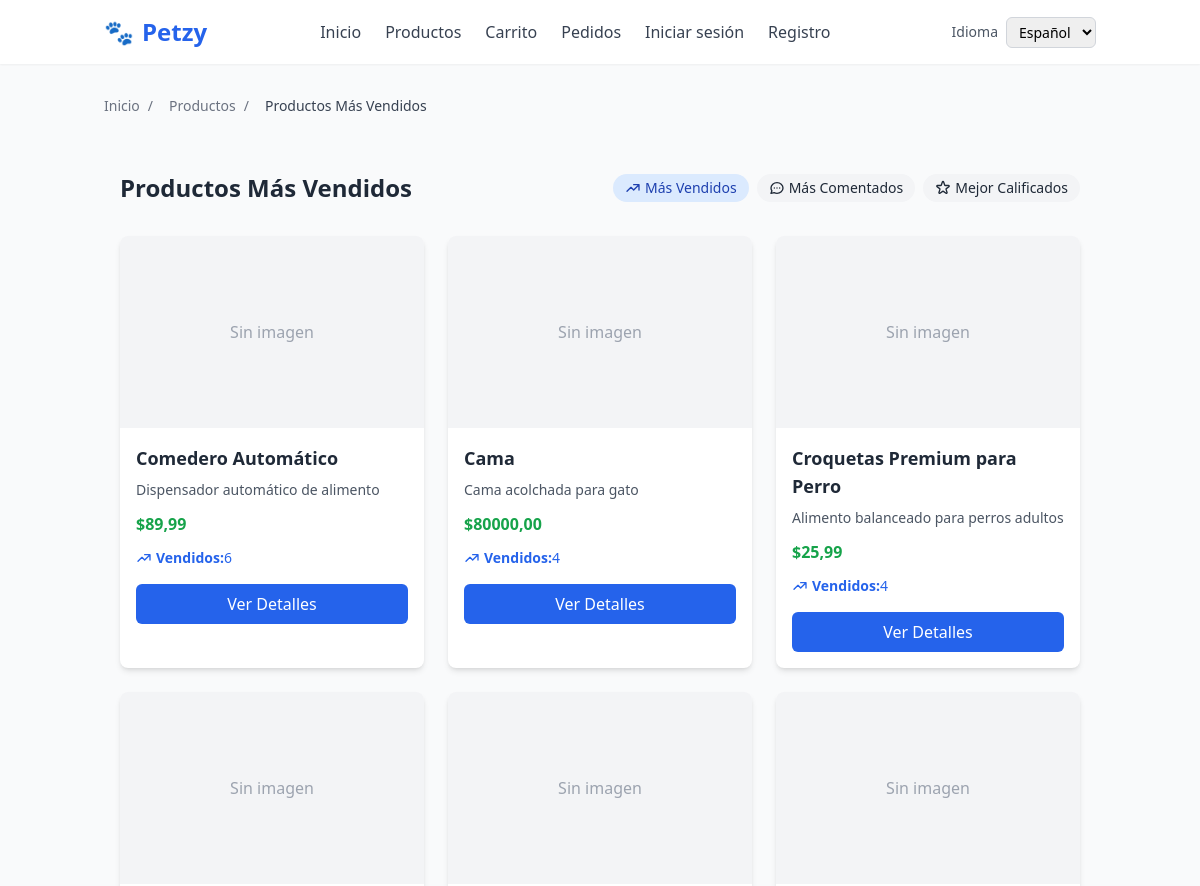
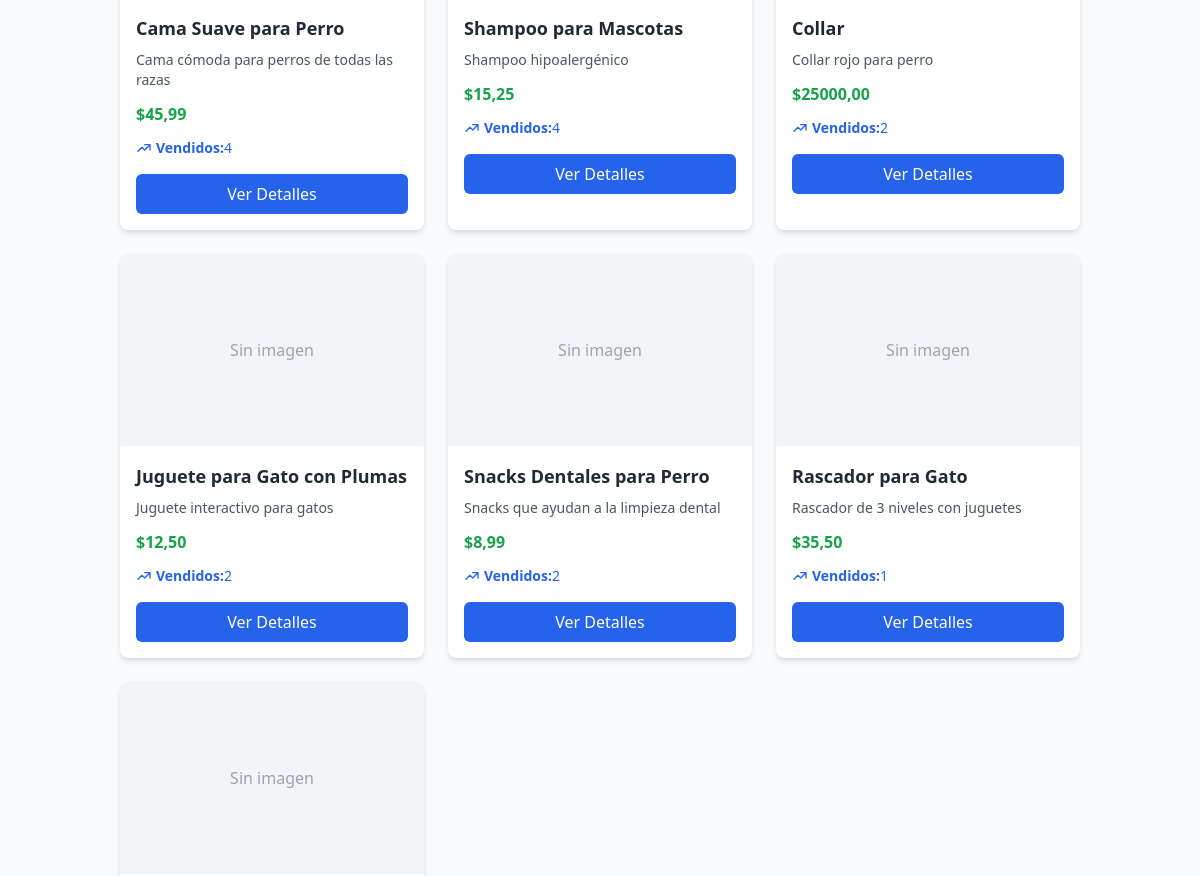
The app's page /products/top/vendidos/ (upper part), older data (2 pictures, top to bottom).
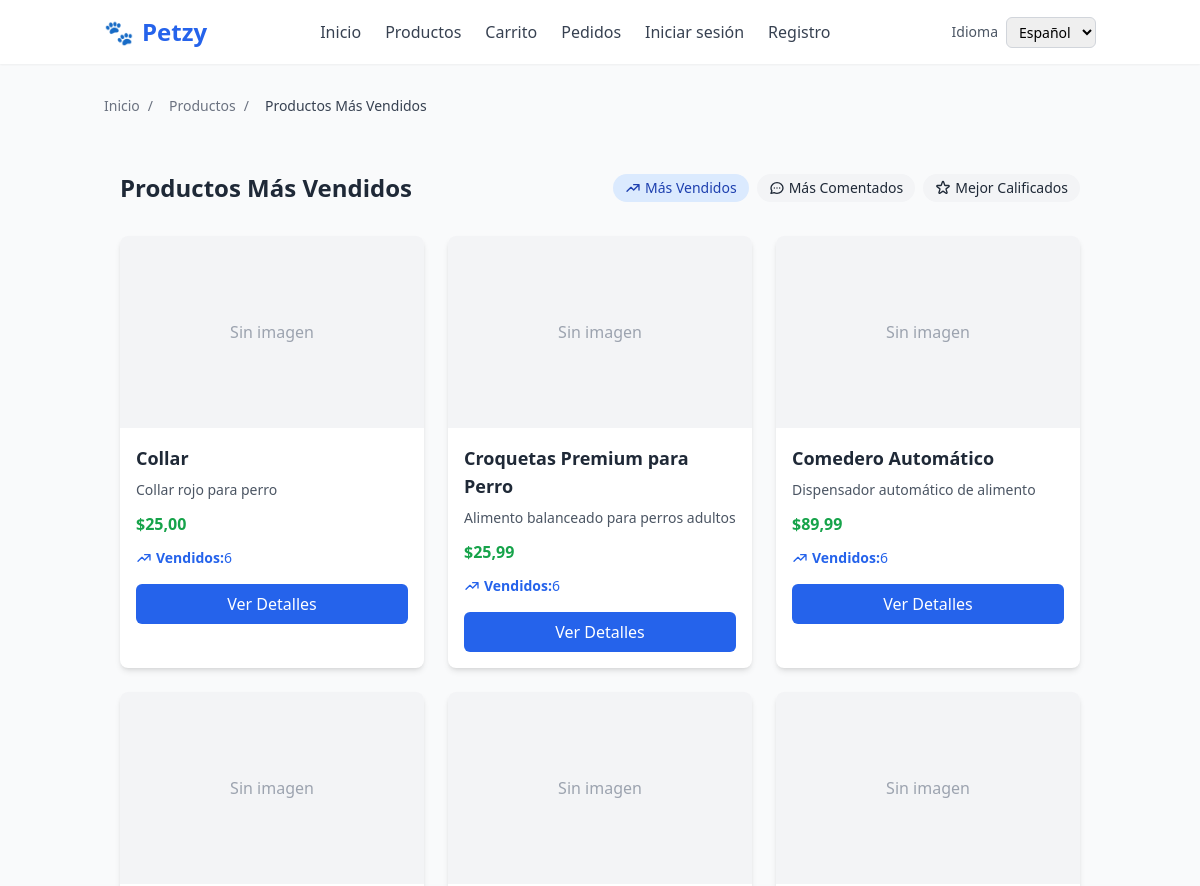
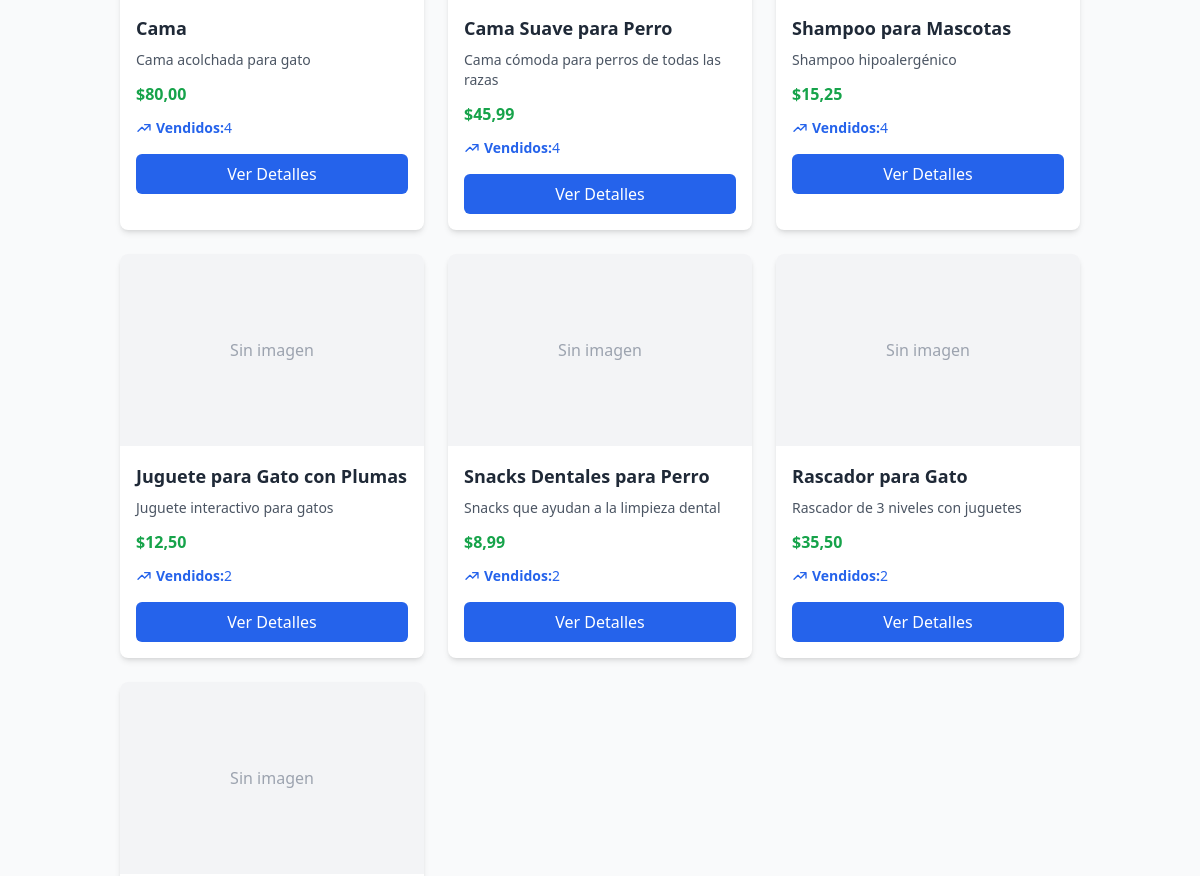
The same page, newer data (2 pictures, top to bottom).
### products/models.py (models this page shows, shortened)
class Producto(models.Model):
    vendedor = models.ForeignKey(Usuario, on_delete=models.CASCADE, related_name="productos")
    nombre = models.CharField(max_length=200)
    descripcion = models.TextField(blank=True)
    precio = models.DecimalField(max_digits=8, decimal_places=2)
    stock = models.PositiveIntegerField(default=0)
    categoria = models.CharField(max_length=100, blank=True)
    imagen = models.ImageField(upload_to='productos/', null=True, blank=True)
    fecha_creacion = models.DateTimeField(auto_now_add=True)
    @property
    def total_vendidos(self):
        return self.orderitem_set.aggregate(
            total=Sum('cantidad')
        )['total'] or 0

### products/views.py (the view)
# urls.py: path('top/vendidos/', views.TopProductosListView.as_view(), name='top_vendidos'),
class TopProductosListView(ListView):
    model = Producto
    template_name = "products/top_products.html"
    context_object_name = "productos"
    def get_queryset(self):
        return Producto.objects.annotate(
            vendidos_total=Sum('orderitem__cantidad', default=0)  # Nombre diferente
        ).order_by("-vendidos_total")[:10]
    def get_context_data(self, **kwargs):
        context = super().get_context_data(**kwargs)
        context['titulo'] = _("Productos Más Vendidos")
        context['breadcrumbs'] = [
            {"label": _("Inicio"), "url": reverse_lazy("home:index")},
            {"label": _("Productos"), "url": reverse_lazy("products:list")},
            {"label": context['titulo'], "url": ""},
        ]
        return context

### templates/products/top_products.html (shortened to what this page needs)
{% extends "base.html" %}
{% load i18n %}
{% block content %}
<div class="container mx-auto px-4 py-8 max-w-7xl">
    <div class="flex flex-col sm:flex-row justify-between items-start sm:items-center mb-8">
        <h1 class="text-2xl font-bold text-gray-800 mb-4 sm:mb-0">{{ titulo }}</h1>
        <div class="flex flex-wrap gap-2">
            <a href="{% url 'products:top_vendidos' %}"
               class="px-3 py-1 {% if request.resolver_match.url_name == 'top_vendidos' %}bg-blue-100 text-blue-800{% else %}bg-gray-100 text-gray-800 hover:bg-gray-200{% endif %} text-sm rounded-full transition duration-200 flex items-center">
                <svg xmlns="http://www.w3.org/2000/svg" class="h-4 w-4 mr-1" fill="none" viewBox="0 0 24 24" stroke="currentColor">
                    <path stroke-linecap="round" stroke-linejoin="round" stroke-width="2" d="M13 7h8m0 0v8m0-8l-8 8-4-4-6 6" />
                </svg>
                {% trans "Más Vendidos" %}
            </a>
            <a href="{% url 'products:top_comentados' %}"
               class="px-3 py-1 {% if request.resolver_match.url_name == 'top_comentados' %}bg-blue-100 text-blue-800{% else %}bg-gray-100 text-gray-800 hover:bg-gray-200{% endif %} text-sm rounded-full transition duration-200 flex items-center">
                {% trans "Más Comentados" %}
            </a>
            <a href="{% url 'products:top_calificados' %}"
               class="px-3 py-1 {% if request.resolver_match.url_name == 'top_calificados' %}bg-blue-100 text-blue-800{% else %}bg-gray-100 text-gray-800 hover:bg-gray-200{% endif %} text-sm rounded-full transition duration-200 flex items-center">
                {% trans "Mejor Calificados" %}
            </a>
        </div>
    </div>
    {% if productos %}
    <div class="grid grid-cols-1 sm:grid-cols-2 lg:grid-cols-3 gap-6">
        {% for p in productos %}
        <div class="bg-white rounded-lg shadow-md overflow-hidden hover:shadow-lg transition duration-200">
            {% if p.imagen %}
            <img src="{{ p.imagen.url }}" class="w-full h-48 object-cover" alt="{{ p.nombre }}">
            {% else %}
            <div class="w-full h-48 bg-gray-100 flex items-center justify-center">
                <span class="text-gray-400">{% trans "Sin imagen" %}</span>
            </div>
            {% endif %}
            <div class="p-4">
                <h3 class="text-lg font-semibold text-gray-800 mb-2">{{ p.nombre }}</h3>
                <p class="text-gray-600 text-sm mb-3">{{ p.descripcion|truncatewords:15 }}</p>
                <div class="mb-3">
                    <span class="text-green-600 font-bold">${{ p.precio }}</span>
                </div>
                {% if request.resolver_match.url_name == 'top_vendidos' %}
                <div class="flex items-center text-sm text-blue-600 mb-4">
                    <svg xmlns="http://www.w3.org/2000/svg" class="h-4 w-4 mr-1" fill="none" viewBox="0 0 24 24" stroke="currentColor">
                        <path stroke-linecap="round" stroke-linejoin="round" stroke-width="2" d="M13 7h8m0 0v8m0-8l-8 8-4-4-6 6" />
                    </svg>
                    <strong>{% trans "Vendidos" %}:</strong>
                    {% if p.vendidos_total %}
                        {{ p.vendidos_total }}
                    {% else %}
                        {{ p.total_vendidos }}
                    {% endif %}
                </div>
                {% endif %}
                <a href="{% url 'products:detail' p.pk %}" class="block w-full bg-blue-600 hover:bg-blue-700 text-white text-center font-medium py-2 px-4 rounded-md transition duration-200">
                    {% trans "Ver Detalles" %}
                </a>
            </div>
        </div>
        {% endfor %}
    </div>
    {% endif %}
</div>
{% endblock %}

Row changes from the older to the newer data that the page shows:
changed Producto "Collar": precio "25000,00" → "25,00"; vendidos_total "2" → "6"; moves up the list
changed Producto "Croquetas Premium para Perro": vendidos_total "4" → "6"; moves up the list
changed Producto "Cama": precio "80000,00" → "80,00"
changed Producto "Rascador para Gato": vendidos_total "1" → "2"
